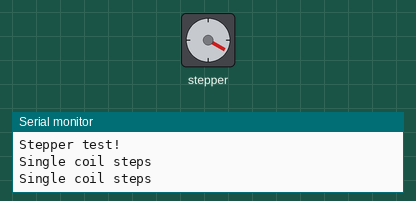
Bench run of a sketch on a simulated Arduino Uno, built with avr-gcc and run on an emulated ATmega328P. Shown: stepper motor, the last lines printed to the serial monitor. Stepper angles assume 48 steps per turn.

Above: at 9.13 s.
At 10.05 s:
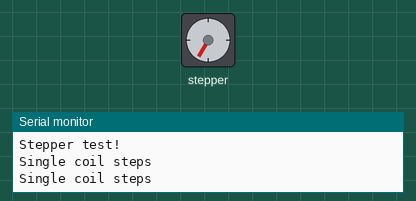
At 31.12 s:
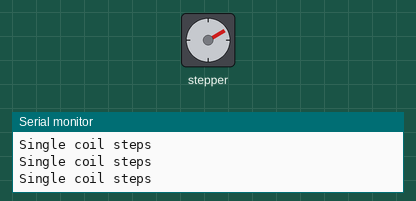
Timing chart, 0 to 40.0 s (numbered marks = the images above):
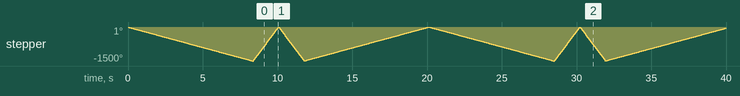

The sketch:

sketch_feb22b.ino
```cpp
// (licence header left out)
#include <AFMotor.h>


int _step = 0;
int ce_que_on_fait=0;
int counter = 0;
int automate=0;
boolean dir = true;// gre
int speed=10;
int roundx=0;
// Connect a stepper motor with 48 steps per revolution (7.5 degree)
// to motor port #2 (M3 and M4)
AF_Stepper motor(48, 2);

void setup() {
  Serial.begin(9600);           // set up Serial library at 9600 bps
  Serial.println("Stepper test!");

  motor.setSpeed(60);  // 10 rpm
}

void loop() {
  Serial.println("Single coil steps");
  //motor.step(100, FORWARD, SINGLE);
  //motor.step(100, BACKWARD, SINGLE);
  if(roundx == 0)
{
speed=30;
motor.setSpeed(speed);
switch(dir)
{
    case 0:
    {
    motor.step(200, FORWARD, SINGLE);
    dir=1;

    }break;
    case 1:
    {
    motor.step(200, BACKWARD, SINGLE);
    dir=0;
    roundx=1;
     dir=0;
    }break;
    default:
    {
    dir=0;
    }break;
};
//speed=speed+20;
//vitesse maximum=180
//vitesse minimum=0
//if(speed > 180) speed=speed-20;
//if(speed < 0) speed=0;


}
else
{

speed=150;
motor.setSpeed(speed);
switch(dir)
{
    case 0:
    {
    motor.step(200, FORWARD, SINGLE);
    dir=1;

    }break;
    case 1:
    {
    motor.step(200, BACKWARD, SINGLE);
    dir=0;
    roundx=0;
     dir=0;
    }break;
    default:
    {
    dir=0;
    }break;
};

}


}
```

Measured:
- by itself, stepper: turns 1500° counter-clockwise in 8.3 s, then 1492° clockwise in 1.7 s, then 1492° counter-clockwise in 1.7 s, then 1500° clockwise in 8.3 s, and so on
